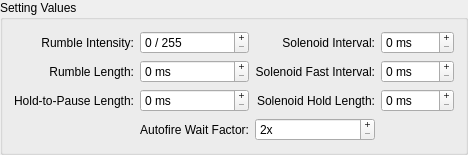
         <widget class="QGroupBox" name="groupBox_2">
          <property name="enabled">
           <bool>true</bool>
          </property>
          <property name="title">
           <string>Setting Values</string>
          </property>
          <layout class="QGridLayout" name="gridLayout_4">
           <item row="1" column="2">
            <widget class="QLabel" name="label_8">
             <property name="text">
              <string>Solenoid Fast Interval:</string>
             </property>
             <property name="textFormat">
              <enum>Qt::TextFormat::PlainText</enum>
             </property>
             <property name="alignment">
              <set>Qt::AlignmentFlag::AlignRight|Qt::AlignmentFlag::AlignTrailing|Qt::AlignmentFlag::AlignVCenter</set>
             </property>
             <property name="wordWrap">
              <bool>true</bool>
             </property>
            </widget>
           </item>
           <item row="1" column="3">
            <widget class="QSpinBox" name="solenoidFastIntervalBox">
             <property name="toolTip">
              <string>&lt;html&gt;&lt;head/&gt;&lt;body&gt;&lt;p&gt;The time between solenoid activations when the trigger is held in &lt;span style=&quot; font-style:italic;&quot;&gt;Autofire&lt;/span&gt; mode, in milliseconds.&lt;/p&gt;&lt;p&gt;&lt;span style=&quot; font-weight:700; font-style:italic;&quot;&gt;Default:&lt;/span&gt;&lt;span style=&quot; font-style:italic;&quot;&gt; 30 (ms)&lt;/span&gt;&lt;/p&gt;&lt;/body&gt;&lt;/html&gt;</string>
             </property>
             <property name="buttonSymbols">
              <enum>QAbstractSpinBox::ButtonSymbols::PlusMinus</enum>
             </property>
             <property name="correctionMode">
              <enum>QAbstractSpinBox::CorrectionMode::CorrectToNearestValue</enum>
             </property>
             <property name="suffix">
              <string> ms</string>
             </property>
            </widget>
           </item>
           <item row="2" column="2">
            <widget class="QLabel" name="label_9">
             <property name="text">
              <string>Solenoid Hold Length:</string>
             </property>
             <property name="textFormat">
              <enum>Qt::TextFormat::PlainText</enum>
             </property>
             <property name="alignment">
              <set>Qt::AlignmentFlag::AlignRight|Qt::AlignmentFlag::AlignTrailing|Qt::AlignmentFlag::AlignVCenter</set>
             </property>
             <property name="wordWrap">
              <bool>true</bool>
             </property>
            </widget>
           </item>
           <item row="0" column="0">
            <widget class="QLabel" name="label_3">
             <property name="text">
              <string>Rumble Intensity:</string>
             </property>
             <property name="textFormat">
              <enum>Qt::TextFormat::PlainText</enum>
             </property>
             <property name="alignment">
              <set>Qt::AlignmentFlag::AlignRight|Qt::AlignmentFlag::AlignTrailing|Qt::AlignmentFlag::AlignVCenter</set>
             </property>
            </widget>
           </item>
           <item row="0" column="1">
            <widget class="QSpinBox" name="rumbleIntensityBox">
             <property name="toolTip">
              <string>&lt;html&gt;&lt;head/&gt;&lt;body&gt;&lt;p&gt;The intensity of rumble force feedback events - scales from 0 (disabled) to a maximum of 255.&lt;/p&gt;&lt;p&gt;&lt;span style=&quot; font-weight:700; font-style:italic;&quot;&gt;Default:&lt;/span&gt;&lt;span style=&quot; font-style:italic;&quot;&gt; 255 (100%)&lt;/span&gt;&lt;/p&gt;&lt;/body&gt;&lt;/html&gt;</string>
             </property>
             <property name="frame">
              <bool>true</bool>
             </property>
             <property name="buttonSymbols">
              <enum>QAbstractSpinBox::ButtonSymbols::PlusMinus</enum>
             </property>
             <property name="correctionMode">
              <enum>QAbstractSpinBox::CorrectionMode::CorrectToNearestValue</enum>
             </property>
             <property name="suffix">
              <string> / 255</string>
             </property>
             <property name="maximum">
              <number>255</number>
             </property>
            </widget>
           </item>
           <item row="1" column="0">
            <widget class="QLabel" name="label_4">
             <property name="text">
              <string>Rumble Length:</string>
             </property>
             <property name="textFormat">
              <enum>Qt::TextFormat::PlainText</enum>
             </property>
             <property name="alignment">
              <set>Qt::AlignmentFlag::AlignRight|Qt::AlignmentFlag::AlignTrailing|Qt::AlignmentFlag::AlignVCenter</set>
             </property>
            </widget>
           </item>
           <item row="1" column="1">
            <widget class="QSpinBox" name="rumbleLengthBox">
             <property name="toolTip">
              <string>&lt;html&gt;&lt;head/&gt;&lt;body&gt;&lt;p&gt;The length of rumble motor activation when pulling the trigger offscreen, in milliseconds.&lt;/p&gt;&lt;p&gt;&lt;span style=&quot; font-weight:700; font-style:italic;&quot;&gt;Default:&lt;/span&gt;&lt;span style=&quot; font-style:italic;&quot;&gt; 150 (ms)&lt;/span&gt;&lt;/p&gt;&lt;/body&gt;&lt;/html&gt;</string>
             </property>
             <property name="buttonSymbols">
              <enum>QAbstractSpinBox::ButtonSymbols::PlusMinus</enum>
             </property>
             <property name="correctionMode">
              <enum>QAbstractSpinBox::CorrectionMode::CorrectToNearestValue</enum>
             </property>
             <property name="suffix">
              <string> ms</string>
             </property>
             <property name="maximum">
              <number>9999</number>
             </property>
            </widget>
           </item>
           <item row="0" column="3">
            <widget class="QSpinBox" name="solenoidNormalIntervalBox">
             <property name="toolTip">
              <string>&lt;html&gt;&lt;head/&gt;&lt;body&gt;&lt;p&gt;The time between solenoid activations when the trigger is held, in milliseconds.&lt;/p&gt;&lt;p&gt;&lt;span style=&quot; font-weight:700; font-style:italic;&quot;&gt;Default:&lt;/span&gt;&lt;span style=&quot; font-style:italic;&quot;&gt; 45 (ms)&lt;/span&gt;&lt;/p&gt;&lt;/body&gt;&lt;/html&gt;</string>
             </property>
             <property name="buttonSymbols">
              <enum>QAbstractSpinBox::ButtonSymbols::PlusMinus</enum>
             </property>
             <property name="correctionMode">
              <enum>QAbstractSpinBox::CorrectionMode::CorrectToNearestValue</enum>
             </property>
             <property name="suffix">
              <string> ms</string>
             </property>
            </widget>
           </item>
           <item row="2" column="3">
            <widget class="QSpinBox" name="solenoidHoldLengthBox">
             <property name="toolTip">
              <string>&lt;html&gt;&lt;head/&gt;&lt;body&gt;&lt;p&gt;The time it takes to hold the trigger after a &lt;span style=&quot; font-style:italic;&quot;&gt;single shot&lt;/span&gt; solenoid activation before transitioning to a sustained fire feedback, in milliseconds.&lt;/p&gt;&lt;p&gt;&lt;span style=&quot; font-weight:700; font-style:italic;&quot;&gt;Default:&lt;/span&gt;&lt;span style=&quot; font-style:italic;&quot;&gt; 500 (ms)&lt;/span&gt;&lt;/p&gt;&lt;/body&gt;&lt;/html&gt;</string>
             </property>
             <property name="buttonSymbols">
              <enum>QAbstractSpinBox::ButtonSymbols::PlusMinus</enum>
             </property>
             <property name="correctionMode">
              <enum>QAbstractSpinBox::CorrectionMode::CorrectToNearestValue</enum>
             </property>
             <property name="suffix">
              <string> ms</string>
             </property>
             <property name="maximum">
              <number>9999</number>
             </property>
            </widget>
           </item>
           <item row="2" column="0">
            <widget class="QLabel" name="label_5">
             <property name="text">
              <string>Hold-to-Pause Length:</string>
             </property>
             <property name="textFormat">
              <enum>Qt::TextFormat::PlainText</enum>
             </property>
             <property name="alignment">
              <set>Qt::AlignmentFlag::AlignRight|Qt::AlignmentFlag::AlignTrailing|Qt::AlignmentFlag::AlignVCenter</set>
             </property>
             <property name="wordWrap">
              <bool>true</bool>
             </property>
            </widget>
           </item>
           <item row="0" column="2">
            <widget class="QLabel" name="label_7">
             <property name="text">
              <string>Solenoid Interval:</string>
             </property>
             <property name="textFormat">
              <enum>Qt::TextFormat::PlainText</enum>
             </property>
             <property name="alignment">
              <set>Qt::AlignmentFlag::AlignRight|Qt::AlignmentFlag::AlignTrailing|Qt::AlignmentFlag::AlignVCenter</set>
             </property>
            </widget>
           </item>
           <item row="2" column="1">
            <widget class="QSpinBox" name="holdToPauseLengthBox">
             <property name="toolTip">
              <string>&lt;html&gt;&lt;head/&gt;&lt;body&gt;&lt;p&gt;When &lt;span style=&quot; font-style:italic;&quot;&gt;Hold To Pause&lt;/span&gt; mode is enabled, how long (in milliseconds) should the buttons be held before Pause Mode activates?&lt;/p&gt;&lt;p&gt;&lt;span style=&quot; font-weight:700; font-style:italic;&quot;&gt;Default:&lt;/span&gt;&lt;span style=&quot; font-style:italic;&quot;&gt; 2500 (ms)&lt;/span&gt;&lt;/p&gt;&lt;/body&gt;&lt;/html&gt;</string>
             </property>
             <property name="buttonSymbols">
              <enum>QAbstractSpinBox::ButtonSymbols::PlusMinus</enum>
             </property>
             <property name="correctionMode">
              <enum>QAbstractSpinBox::CorrectionMode::CorrectToNearestValue</enum>
             </property>
             <property name="suffix">
              <string> ms</string>
             </property>
             <property name="maximum">
              <number>9999</number>
             </property>
            </widget>
           </item>
           <item row="3" column="1">
            <widget class="QLabel" name="label_10">
             <property name="text">
              <string>Autofire Wait Factor:</string>
             </property>
             <property name="textFormat">
              <enum>Qt::TextFormat::PlainText</enum>
             </property>
             <property name="alignment">
              <set>Qt::AlignmentFlag::AlignRight|Qt::AlignmentFlag::AlignTrailing|Qt::AlignmentFlag::AlignVCenter</set>
             </property>
             <property name="wordWrap">
              <bool>true</bool>
             </property>
            </widget>
           </item>
           <item row="3" column="2">
            <widget class="QSpinBox" name="autofireWaitFactorBox">
             <property name="toolTip">
              <string>&lt;html&gt;&lt;head/&gt;&lt;body&gt;&lt;p&gt;The multiplier to be applied for the interval between solenoid activations when &lt;span style=&quot; font-style:italic;&quot;&gt;Autofire&lt;/span&gt; is enabled.&lt;/p&gt;&lt;p&gt;&lt;span style=&quot; font-weight:700; font-style:italic;&quot;&gt;Default:&lt;/span&gt;&lt;span style=&quot; font-style:italic;&quot;&gt; 3(x)&lt;/span&gt;&lt;/p&gt;&lt;/body&gt;&lt;/html&gt;</string>
             </property>
             <property name="buttonSymbols">
              <enum>QAbstractSpinBox::ButtonSymbols::PlusMinus</enum>
             </property>
             <property name="correctionMode">
              <enum>QAbstractSpinBox::CorrectionMode::CorrectToNearestValue</enum>
             </property>
             <property name="showGroupSeparator" stdset="0">
              <bool>false</bool>
             </property>
             <property name="suffix">
              <string>x</string>
             </property>
             <property name="minimum">
              <number>2</number>
             </property>
             <property name="maximum">
              <number>4</number>
             </property>
            </widget>
           </item>
          </layout>
         </widget>
